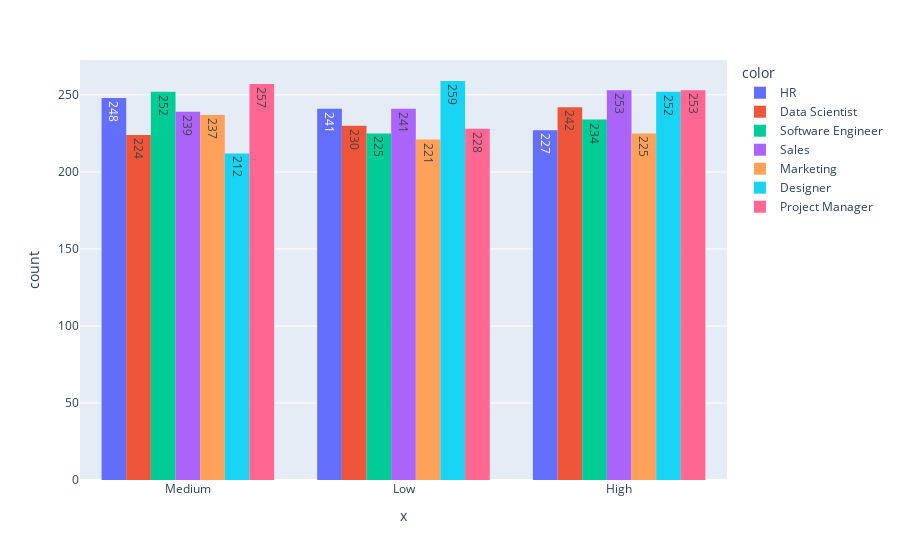

Write notebook code for a chart like this one.
### Code cell
# which job has the highest level of stress?
df['Stress_Level']
df['Job_Role']
fig = px.histogram(x= df['Stress_Level'], text_auto= True, color = df['Job_Role'], barmode= 'group')
fig.show()

### Figure 1 — Plotly figure (JSON) as saved in the notebook; plotly's stock layout.template omitted (floating-point values rounded to 4 significant figures; data arrays with more than 128 entries replaced by an {"elided": "..."} marker saying what was removed)
{"data": [{"alignmentgroup": "True", "bingroup": "x", "hovertemplate": "color=HR<br>x=%{x}<br>count=%{y}<extra></extra>", "legendgroup": "HR", "marker": {"color": "#636efa", "pattern": {"shape": ""}}, "name": "HR", "offsetgroup": "HR", "orientation": "v", "showlegend": true, "texttemplate": "%{value}", "type": "histogram", "x": {"elided": "716 str values"}, "xaxis": "x", "yaxis": "y"}, {"alignmentgroup": "True", "bingroup": "x", "hovertemplate": "color=Data Scientist<br>x=%{x}<br>count=%{y}<extra></extra>", "legendgroup": "Data Scientist", "marker": {"color": "#EF553B", "pattern": {"shape": ""}}, "name": "Data Scientist", "offsetgroup": "Data Scientist", "orientation": "v", "showlegend": true, "texttemplate": "%{value}", "type": "histogram", "x": {"elided": "696 str values"}, "xaxis": "x", "yaxis": "y"}, {"alignmentgroup": "True", "bingroup": "x", "hovertemplate": "color=Software Engineer<br>x=%{x}<br>count=%{y}<extra></extra>", "legendgroup": "Software Engineer", "marker": {"color": "#00cc96", "pattern": {"shape": ""}}, "name": "Software Engineer", "offsetgroup": "Software Engineer", "orientation": "v", "showlegend": true, "texttemplate": "%{value}", "type": "histogram", "x": {"elided": "711 str values"}, "xaxis": "x", "yaxis": "y"}, {"alignmentgroup": "True", "bingroup": "x", "hovertemplate": "color=Sales<br>x=%{x}<br>count=%{y}<extra></extra>", "legendgroup": "Sales", "marker": {"color": "#ab63fa", "pattern": {"shape": ""}}, "name": "Sales", "offsetgroup": "Sales", "orientation": "v", "showlegend": true, "texttemplate": "%{value}", "type": "histogram", "x": {"elided": "733 str values"}, "xaxis": "x", "yaxis": "y"}, {"alignmentgroup": "True", "bingroup": "x", "hovertemplate": "color=Marketing<br>x=%{x}<br>count=%{y}<extra></extra>", "legendgroup": "Marketing", "marker": {"color": "#FFA15A", "pattern": {"shape": ""}}, "name": "Marketing", "offsetgroup": "Marketing", "orientation": "v", "showlegend": true, "texttemplate": "%{value}", "type": "histogram", "x": {"elided": "683 str values"}, "xaxis": "x", "yaxis": "y"}, {"alignmentgroup": "True", "bingroup": "x", "hovertemplate": "color=Designer<br>x=%{x}<br>count=%{y}<extra></extra>", "legendgroup": "Designer", "marker": {"color": "#19d3f3", "pattern": {"shape": ""}}, "name": "Designer", "offsetgroup": "Designer", "orientation": "v", "showlegend": true, "texttemplate": "%{value}", "type": "histogram", "x": {"elided": "723 str values"}, "xaxis": "x", "yaxis": "y"}, {"alignmentgroup": "True", "bingroup": "x", "hovertemplate": "color=Project Manager<br>x=%{x}<br>count=%{y}<extra></extra>", "legendgroup": "Project Manager", "marker": {"color": "#FF6692", "pattern": {"shape": ""}}, "name": "Project Manager", "offsetgroup": "Project Manager", "orientation": "v", "showlegend": true, "texttemplate": "%{value}", "type": "histogram", "x": {"elided": "738 str values"}, "xaxis": "x", "yaxis": "y"}], "layout": {"barmode": "group", "legend": {"title": {"text": "color"}, "tracegroupgap": 0}, "margin": {"t": 60}, "xaxis": {"anchor": "y", "domain": [0, 1], "title": {"text": "x"}}, "yaxis": {"anchor": "x", "domain": [0, 1], "title": {"text": "count"}}}}
